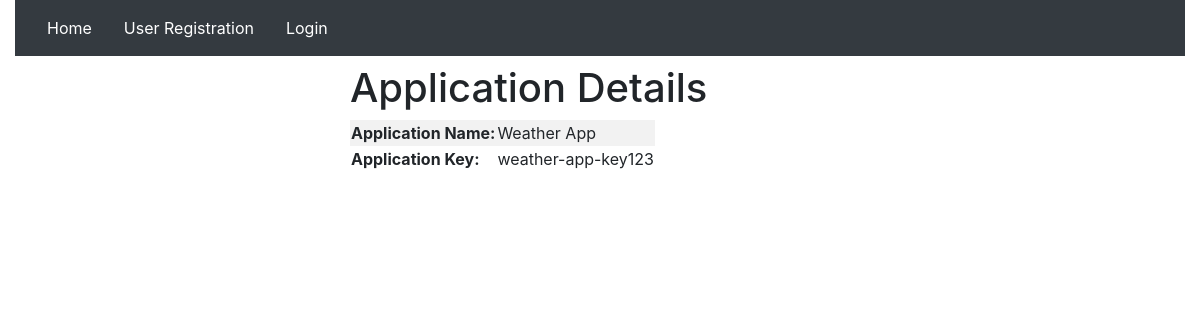
/tgs/application/1, run on an earlier commit of the app's database.
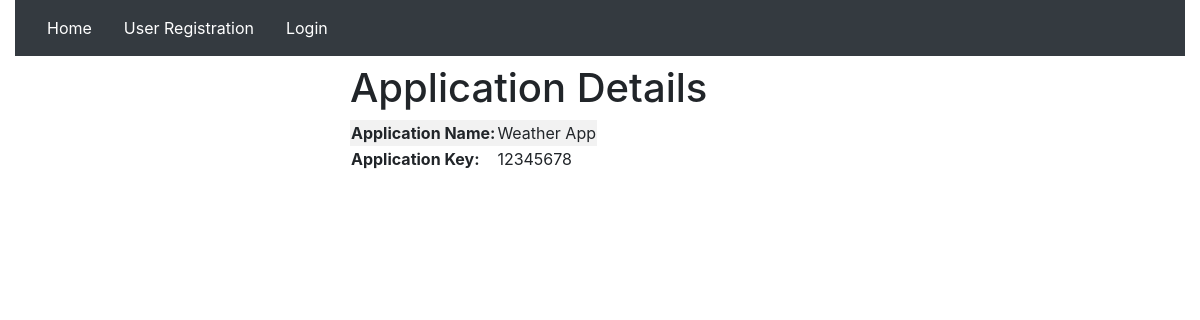
And on a later commit of the database.
### TGS/models/Application.py (models this page shows, shortened)
class Application(models.Model):
    name = models.CharField(max_length=255, blank=False, null=False, verbose_name="Application Name")
    key = models.CharField(max_length=8, blank=False, null=False, unique=True, verbose_name="Application Key")
    date_created = models.DateTimeField()
    class Meta:
        ordering = ('name',)

### TGS/views.py (the view)
# urls.py: path('application/<int:app_id>', views.app_details, name="app_details"),
def app_details(request, app_id):
    context = get_context(request)
    app = Application.objects.get(pk=app_id)
    context.update({"app": app})
    return render(request, "TGS/application_form.html", context)

### globals/globals.py (called while the page is built)
def get_context(request):
    context = {}
    context.update({ "user": request.user if request.user else None })
    return context

### TGS/templates/TGS/application_form.html (shortened to what this page needs)
{% extends 'TGS/base_page.html' %}
{% block content %}
<div class="form_area">
    {% if app %}
        <div class="app-details">
            <h1 class="display-6">
                Application Details
            </h1>
            <table class="table-striped">
                <tr>
                    <td><b>Application Name:</b></td>
                    <td>{{ app.name }}</td>
                </tr>
                <tr>
                    <td><b>Application Key:</b></td>
                    <td>{{ app.key }}</td>
                </tr>
            </table>
        </div>
    {% endif %}
    <br/>
    <br/>
</div>
{% endblock content %}

### TGS/templates/TGS/base_page.html (shortened to what this page needs)
{% load static %}
<!DOCTYPE html>
<html lang="en">
<head>
  <link href="{% static 'site.css' %}" rel="stylesheet" />
  <link href="https://stackpath.bootstrapcdn.com/bootstrap/4.4.1/css/bootstrap.min.css" rel="stylesheet" />
</head>
<body>
  <div class="container-fluid">
    {% include 'TGS/navbar_main.html' %}
    <div class="main-content">
      {% block content %} Some default content {% endblock %}
    </div>
  </div>
</body>
</html>

### TGS/templates/TGS/navbar_main.html
<nav class="navbar navbar-dark bg-dark">
    <ul class="justify-content-center nav-fill nav mr-auto">
        <li class="nav-item active">
            <a class="nav-item nav-link text-white" href="/">Home</a>
        </li>
        <li class="nav-item active">
            <a class="nav-item nav-link text-white" href="/kdc/register">User Registration</a>
        </li>
        {% if user.is_authenticated %}
        <li class="nav-item active">
            <span class="text-white" style="padding: 8px 16px;">Logged in as: {{ user }}</span>
        </li>
        <li class="nav-item active">
            <a class="nav-item nav-link text-white" href="/kdc/">Dashboard</a>
        </li>
        <li class="nav-item active">
            <a class="nav-item nav-link text-white" href="/kdc/logout">Logout</a>
        </li>
        {% else %}
        <li class="nav-item active">
            <a class="nav-item nav-link text-white" href="/kdc/login">Login</a>
        </li>
        {% endif %}
    </ul>
</nav>

### KDC/static/site.css (style rules this page uses)
.form_area { margin-left: auto; margin-right: auto; width: 500px; }
.text-white { color: white; }

What changed in the data, as far as the page shows it:
changed Application "Weather App": key "weather-app-key123" → "12345678"
